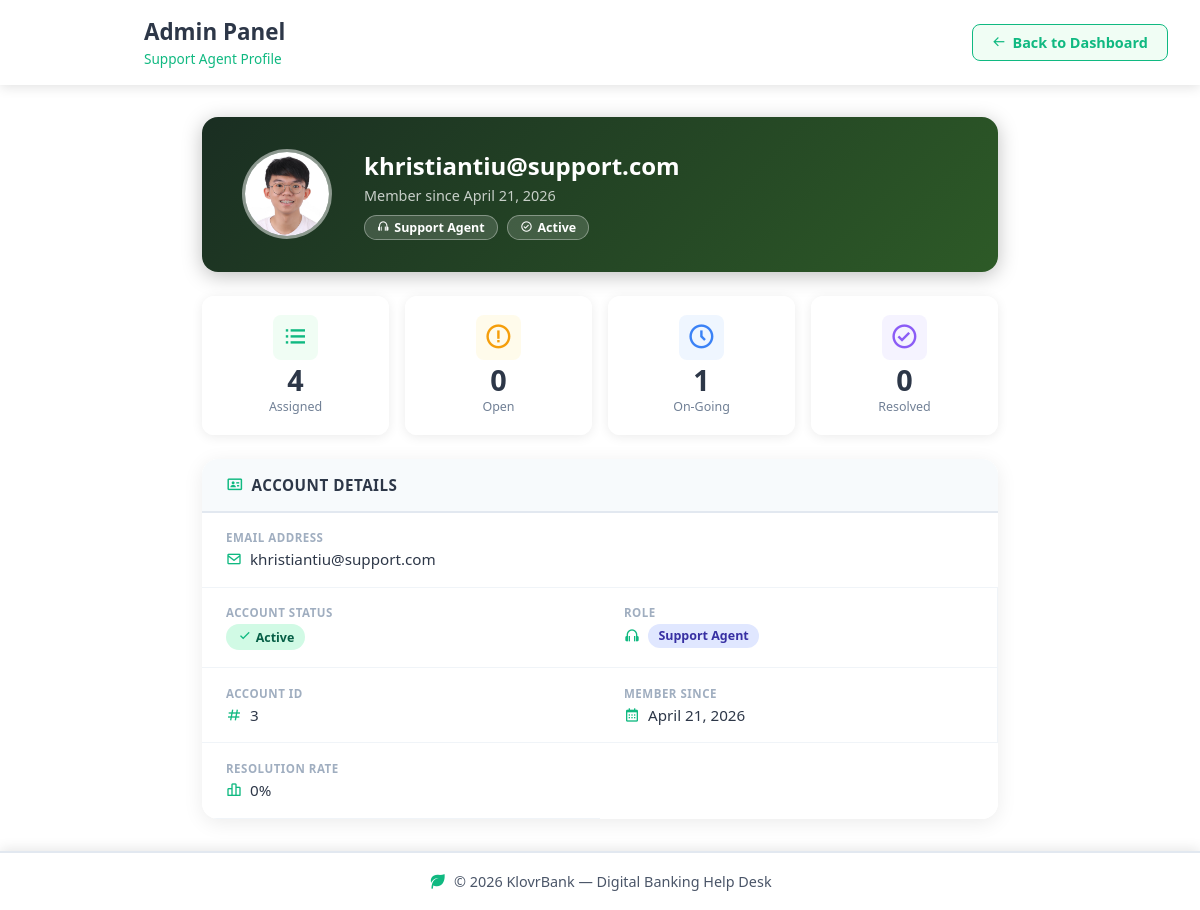
Page /admin_view_support_profile.php?id=3 (signed in) on the committed database.
### tables this page shows
CREATE TABLE `users` (
  `id` int(10) UNSIGNED NOT NULL,
  `email` varchar(255) NOT NULL,
  `password_hash` varchar(255) NOT NULL,
  `bank_account` varchar(16) NOT NULL,
  `bank_account_4` varchar(4) NOT NULL,
  `role` varchar(20) NOT NULL DEFAULT 'user',
  `is_active` tinyint(1) NOT NULL DEFAULT 1,
  `is_verified` tinyint(1) NOT NULL DEFAULT 0,
  `status` varchar(20) NOT NULL DEFAULT 'Active',
  `phone` varchar(11) DEFAULT NULL,
  `display_name` varchar(60) DEFAULT NULL,
  `created_at` timestamp NOT NULL DEFAULT current_timestamp(),
  `house_no` varchar(20) DEFAULT NULL,
  `street` varchar(100) DEFAULT NULL,
  `subdivision` varchar(100) DEFAULT NULL,
  `municipality` varchar(100) DEFAULT NULL,
  `region` varchar(100) DEFAULT NULL,
  `country` varchar(100) DEFAULT NULL,
  `postal_code` char(4) DEFAULT NULL,
  `profile_picture` varchar(255) DEFAULT NULL,
  `profile_picture_offset` varchar(50) DEFAULT '50% 50%'
);

### admin_view_support_profile.php (the view, shortened to what this page needs)
<?php
$id = intval($_GET['id'] ?? 0);
$conn = new mysqli("localhost", "root", "", "help_desk_db");
$stmt = $conn->prepare("SELECT id, email, is_active, created_at, profile_picture, profile_picture_offset FROM users WHERE id = ? AND role = 'support' LIMIT 1");
$stmt->bind_param("i", $id);
$stmt->execute();
$agent = $stmt->get_result()->fetch_assoc();
$email_esc = $conn->real_escape_string($agent['email']);
$stats = [];
foreach ([
    'total'    => "",
    'open'     => "AND status='Open'",
    'ongoing'  => "AND status='On-Going'",
    'resolved' => "AND status='Resolved'",
] as $key => $cond) {
    $r = $conn->query("SELECT COUNT(*) as c FROM tickets WHERE assigned_support_email='$email_esc' $cond");
    $stats[$key] = $r->fetch_assoc()['c'];
}
$member_since = date('F d, Y', strtotime($agent['created_at']));
?>
<!DOCTYPE html>
<html lang="en">
<head>
    <link href='https://unpkg.com/boxicons@2.1.4/css/boxicons.min.css' rel='stylesheet'>
</head>
<body>
    <video class="bg-video" autoplay loop muted playsinline>
        <source src="Videos/KLVER1VID.mp4" type="video/mp4">
    </video>
    <div class="heading">
        <div class="welcome">
            <video src="Videos/MOVING LOGO.mp4" autoplay loop muted playsinline></video>
            <div class="welcome-text">
                <h1>Admin Panel</h1>
                <span>Support Agent Profile</span>
            </div>
        </div>
        <a href="admin_dashboard.php" class="back-btn-header"><i class='bx bx-arrow-back'></i> Back to Dashboard</a>
    </div>
    <div class="page-wrapper">
        <div class="profile-hero">
            <div class="avatar">
                <?php if (!empty($agent['profile_picture'])): ?>
                    <img src="<?php echo htmlspecialchars($agent['profile_picture']); ?>" style="object-position:<?php echo htmlspecialchars($agent['profile_picture_offset'] ?? '50% 50%'); ?>">
                <?php else: ?>
                    <i class='bx bx-user'></i>
                <?php endif; ?>
            </div>
            <div class="hero-info">
                <h2><?php echo htmlspecialchars($agent['email']); ?></h2>
                <p>Member since <?php echo $member_since; ?></p>
                <div class="hero-badges">
                    <span class="hero-badge"><i class='bx bx-headphone'></i> Support Agent</span>
                    <span class="hero-badge"><?php echo $agent['is_active'] ? '<i class=\'bx bx-check-circle\'></i> Active' : '<i class=\'bx bx-x-circle\'></i> Inactive'; ?></span>
                </div>
            </div>
        </div>
        <div class="stats-row">
            <div class="stat-card total"><i class='bx bx-list-ul'></i><div class="val"><?php echo $stats['total']; ?></div><div class="label">Assigned</div></div>
            <div class="stat-card open"><i class='bx bx-error-circle'></i><div class="val"><?php echo $stats['open']; ?></div><div class="label">Open</div></div>
            <div class="stat-card ongoing"><i class='bx bx-time-five'></i><div class="val"><?php echo $stats['ongoing']; ?></div><div class="label">On-Going</div></div>
            <div class="stat-card resolved"><i class='bx bx-check-circle'></i><div class="val"><?php echo $stats['resolved']; ?></div><div class="label">Resolved</div></div>
        </div>
        <div class="detail-card">
            <div class="detail-card-header"><i class='bx bx-id-card'></i><h3>Account Details</h3></div>
            <div class="detail-grid">
                <div class="detail-field full">
                    <label>Email Address</label>
                    <div class="val"><i class='bx bx-envelope'></i> <?php echo htmlspecialchars($agent['email']); ?></div>
                </div>
                <div class="detail-field">
                    <label>Account Status</label>
                    <div class="val">
                        <?php echo $agent['is_active'] ? '<span class="badge-active"><i class=\'bx bx-check\'></i> Active</span>' : '<span class="badge-inactive">Inactive</span>'; ?>
                    </div>
                </div>
                <div class="detail-field">
                    <label>Role</label>
                    <div class="val"><i class='bx bx-headphone'></i> <span class="badge-support">Support Agent</span></div>
                </div>
                <div class="detail-field">
                    <label>Account ID</label>
                    <div class="val"><i class='bx bx-hash'></i> <?php echo $agent['id']; ?></div>
                </div>
                <div class="detail-field">
                    <label>Member Since</label>
                    <div class="val"><i class='bx bx-calendar'></i> <?php echo $member_since; ?></div>
                </div>
                <div class="detail-field">
                    <label>Resolution Rate</label>
                    <div class="val">
                        <i class='bx bx-bar-chart-alt-2'></i>
                        <?php echo $stats['total'] > 0 ? round($stats['resolved'] / $stats['total'] * 100) : 0; ?>%
                    </div>
                </div>
            </div>
        </div>
    </div>
    <div class="footer">
        <div class="footer-left"><i class='bx bxs-leaf'></i><span>© 2026 KlovrBank — Digital Banking Help Desk</span></div>
    </div>
</body>
</html>

### rows in the picture
users: profile_picture (picture), email "khristiantiu@support.com", created_at "April 21, 2026", id "3"

### other values in the picture
$stats['total'] "4"
$stats['open'] "0"
$stats['ongoing'] "1"
$stats['resolved'] "0"
$stats['resolved'] / $stats['total'] * 100 "0"
